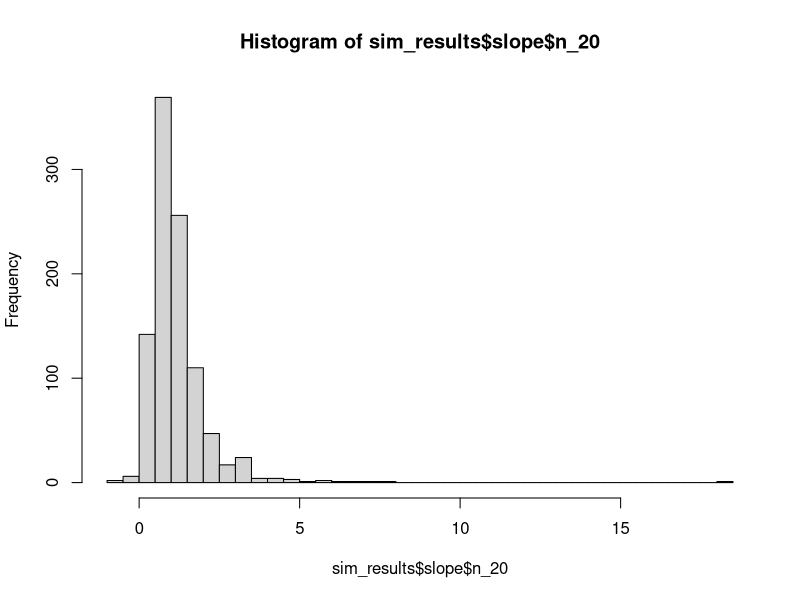
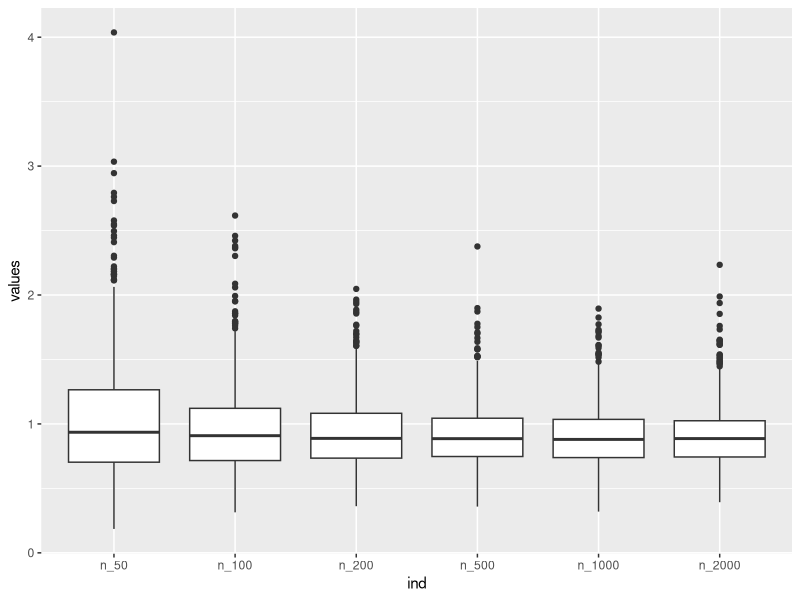
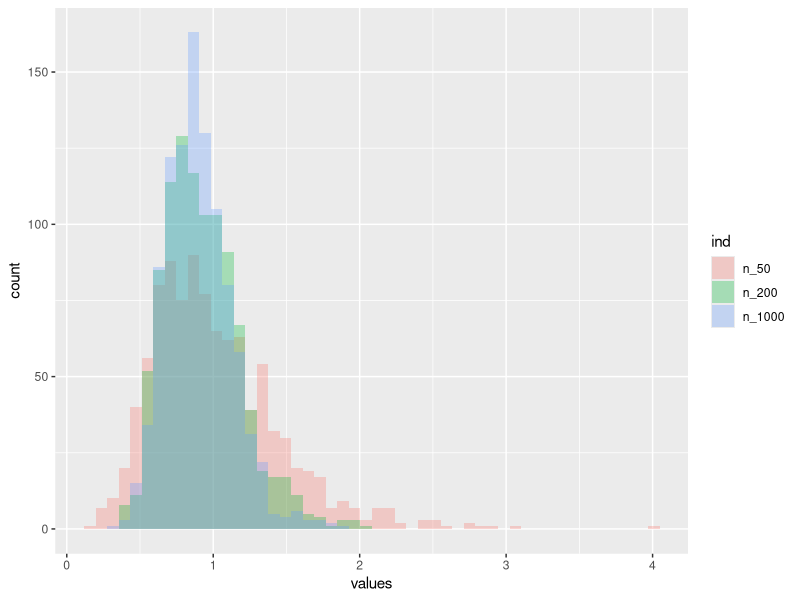

Here is the R script that generated these plots, in order:
## ---- chunk 1
knitr::opts_chunk$set(echo = TRUE)
library(ggplot2)
## ---- chunk 2
# The function generates data from a simple logistic model
generate_data <- function(n, beta){
  n_pred <- length(beta) - 1 #numper of predictors
  x <- matrix(rnorm(n*n_pred), n, n_pred) #generated x
  design_matrix <- cbind(1, x)
  
  #true probabilities from logit model
  p <- as.numeric(1/(1+exp(- design_matrix %*% beta))) 
  #drawing outcomes from Bernoulli distribution
  y <- rbinom(n, 1, p) 
  dat <- as.data.frame(x)
  dat$y <- y; dat$p <- p
  return(dat)
}


logit <- function (p) log(p/(1 - p))

cox_calibration <- function(y, prob){
  #if there is perfect calibration, the output is NA
  if (max(prob[y == 0]) < min(prob[y == 1])){
      return(list(slope = NA, intercept = NA))
  }
  dat <- data.frame(e = prob, o = y)
  dat$e[dat$e < 0.0000000001] = 0.0000000001
  dat$e[dat$e > 0.9999999999] = 0.9999999999
  #transform the probabilites
  dat$logite <- logit(dat$e)
  
  mfit = glm(formula = o~logite, 
             family = binomial(link = "logit"), dat)
  
  return(list(slope = as.numeric(mfit$coefficients[2]),
              intercept = as.numeric(mfit$coefficients[1])))
}
## ---- chunk 3
set.seed(26042021)
n <- 100
beta <- c(-0.3, 1, -1, .3) #using 3 predictors

full_data <- generate_data(n, beta)
sum(full_data$y) #We have 45 events

#fitting the model
logitm <- glm(y ~. -p, family = "binomial", data = full_data)
summary(logitm) 

#The model is fairly close to the true data generating model

external_data <- generate_data(n, beta)
pred <- predict(logitm, external_data, type="response")
cox_calibration(external_data$y, pred)
## ---- chunk 4
simulate_different_sample_size <- function(n_sim, external_sizes, beta, n_training){

  
  slope_df <- as.data.frame(matrix(NA, n_sim, length(external_sizes)))
  intercept_df <- as.data.frame(matrix(NA, n_sim, length(external_sizes)))
  names(slope_df) <- paste("n_", external_sizes, sep = "")
  names(intercept_df) <- paste("n_", external_sizes, sep = "")
  
  for(es_index in 1:length(external_sizes)){
    sample_size <- external_sizes[es_index]
    
    for (i in 1:n_sim){
      full_data <- generate_data(n_training, beta)
      logitm <- glm(y ~. -p, family = "binomial", data = full_data)
      
      external_data <- generate_data(sample_size, beta)
      pred <- predict(logitm, external_data, type="response")
      cox_cal <- cox_calibration(external_data$y, pred)
      slope_df[i, es_index] <- cox_cal[1]
      intercept_df[i, es_index] <- cox_cal[2]
    }

  }
  return(list(slope = slope_df, intercept = intercept_df))
}
## ---- chunk 5
set.seed(15081924)
n_training <- 100 #relatively small sample size but almost always EPV > 10
beta <- c(-0.3, 1, -1, .3) #using 3 predictors

n_sim <- 1000 #Running it with bigger sample gives similar results
external_sample_sizes <- c(20, 50, 100, 200, 500, 1000, 2000) 

sim_results <- simulate_different_sample_size(n_sim, external_sample_sizes,
                                              beta, n_training)
## ---- chunk 6
#for n = 20, separation occured 8 times during the simulation
sum(is.na(sim_results$slope$n_20)) 
#for n > 20, it did not occur
sum(is.na(sim_results$slope)) - sum(is.na(sim_results$slope$n_20))
## ---- chunk 7
(expected_slope <- apply(sim_results$slope, 2, mean, na.rm = TRUE))
(median_slope <- apply(sim_results$slope, 2, median, na.rm = TRUE))
## ---- chunk 8
(expected_intercept <- apply(sim_results$intercept, 2, mean, na.rm = TRUE))
(median_intercept <- apply(sim_results$intercept, 2, median, na.rm = TRUE))
## ---- chunk 9
hist(sim_results$slope$n_20, 50)
#strongly skewed so omitted from the next plot
ggplot(stack(sim_results$slope[,2:7]), aes(x = ind, y = values)) +
  geom_boxplot()


slope_df <- stack(sim_results$slope[c("n_50", "n_200", "n_1000")])

ggplot(slope_df, aes(x = values, fill = ind)) +
  geom_histogram(position = "identity", alpha = 0.3, bins = 50)
